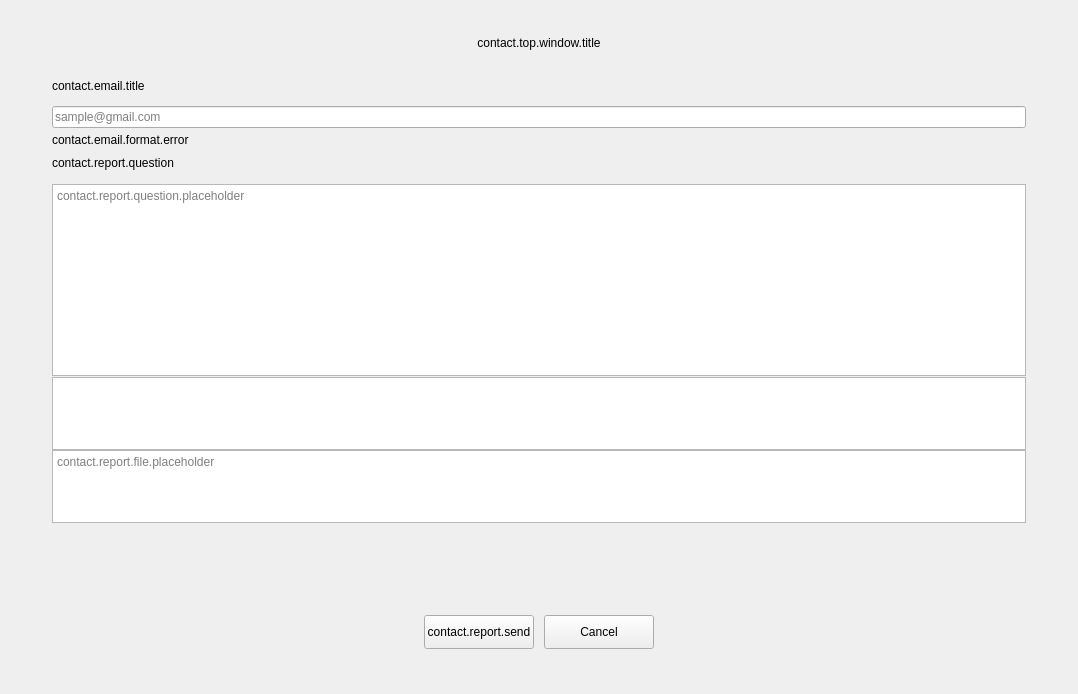
<?xml version="1.0" encoding="UTF-8"?>
<ui version="4.0">
 <class>PLSContactView</class>
 <widget class="QWidget" name="PLSContactView">
  <property name="geometry">
   <rect>
    <x>0</x>
    <y>0</y>
    <width>1078</width>
    <height>694</height>
   </rect>
  </property>
  <property name="windowTitle">
   <string>PLSContactView</string>
  </property>
  <property name="styleSheet">
   <string notr="true"/>
  </property>
  <layout class="QVBoxLayout" name="verticalLayout">
   <property name="spacing">
    <number>0</number>
   </property>
   <property name="leftMargin">
    <number>52</number>
   </property>
   <property name="topMargin">
    <number>36</number>
   </property>
   <property name="rightMargin">
    <number>52</number>
   </property>
   <property name="bottomMargin">
    <number>45</number>
   </property>
   <item>
    <widget class="QLabel" name="titleLabel">
     <property name="text">
      <string>contact.top.window.title</string>
     </property>
     <property name="alignment">
      <set>Qt::AlignCenter</set>
     </property>
    </widget>
   </item>
   <item>
    <spacer name="verticalSpacer_6">
     <property name="orientation">
      <enum>Qt::Vertical</enum>
     </property>
     <property name="sizeType">
      <enum>QSizePolicy::Fixed</enum>
     </property>
     <property name="sizeHint" stdset="0">
      <size>
       <width>20</width>
       <height>26</height>
      </size>
     </property>
    </spacer>
   </item>
   <item>
    <layout class="QHBoxLayout" name="horizontalLayout_2">
     <item>
      <widget class="QLabel" name="emailLabel">
       <property name="text">
        <string>contact.email.title</string>
       </property>
      </widget>
     </item>
     <item>
      <spacer name="horizontalSpacer_3">
       <property name="orientation">
        <enum>Qt::Horizontal</enum>
       </property>
       <property name="sizeHint" stdset="0">
        <size>
         <width>40</width>
         <height>20</height>
        </size>
       </property>
      </spacer>
     </item>
     <item>
      <widget class="QLabel" name="identificationLabel">
       <property name="text">
        <string/>
       </property>
       <property name="alignment">
        <set>Qt::AlignRight|Qt::AlignTrailing|Qt::AlignVCenter</set>
       </property>
      </widget>
     </item>
    </layout>
   </item>
   <item>
    <spacer name="verticalSpacer_5">
     <property name="orientation">
      <enum>Qt::Vertical</enum>
     </property>
     <property name="sizeType">
      <enum>QSizePolicy::Fixed</enum>
     </property>
     <property name="sizeHint" stdset="0">
      <size>
       <width>20</width>
       <height>10</height>
      </size>
     </property>
    </spacer>
   </item>
   <item>
    <widget class="QLineEdit" name="emailLineEdit">
     <property name="placeholderText">
      <string>sample@gmail.com</string>
     </property>
    </widget>
   </item>
   <item>
    <spacer name="verticalSpacer_7">
     <property name="orientation">
      <enum>Qt::Vertical</enum>
     </property>
     <property name="sizeType">
      <enum>QSizePolicy::Fixed</enum>
     </property>
     <property name="sizeHint" stdset="0">
      <size>
       <width>20</width>
       <height>5</height>
      </size>
     </property>
    </spacer>
   </item>
   <item>
    <layout class="QHBoxLayout" name="horizontalLayout_5">
     <item>
      <widget class="QLabel" name="emailTipLabel">
       <property name="text">
        <string>contact.email.format.error</string>
       </property>
      </widget>
     </item>
    </layout>
   </item>
   <item>
    <spacer name="verticalSpacer_8">
     <property name="orientation">
      <enum>Qt::Vertical</enum>
     </property>
     <property name="sizeType">
      <enum>QSizePolicy::Fixed</enum>
     </property>
     <property name="sizeHint" stdset="0">
      <size>
       <width>20</width>
       <height>5</height>
      </size>
     </property>
    </spacer>
   </item>
   <item>
    <layout class="QHBoxLayout" name="horizontalLayout_4">
     <property name="spacing">
      <number>0</number>
     </property>
     <item>
      <widget class="QLabel" name="inquiryLabel">
       <property name="text">
        <string>contact.report.question</string>
       </property>
       <property name="alignment">
        <set>Qt::AlignLeading|Qt::AlignLeft|Qt::AlignVCenter</set>
       </property>
      </widget>
     </item>
     <item>
      <spacer name="horizontalSpacer_5">
       <property name="orientation">
        <enum>Qt::Horizontal</enum>
       </property>
       <property name="sizeType">
        <enum>QSizePolicy::Fixed</enum>
       </property>
       <property name="sizeHint" stdset="0">
        <size>
         <width>8</width>
         <height>20</height>
        </size>
       </property>
      </spacer>
     </item>
     <item>
      <widget class="PLSFileButton" name="fileButton">
       <property name="sizePolicy">
        <sizepolicy hsizetype="Preferred" vsizetype="Fixed">
         <horstretch>0</horstretch>
         <verstretch>0</verstretch>
        </sizepolicy>
       </property>
       <property name="minimumSize">
        <size>
         <width>40</width>
         <height>16</height>
        </size>
       </property>
       <property name="styleSheet">
        <string notr="true"/>
       </property>
       <property name="flat">
        <bool>true</bool>
       </property>
      </widget>
     </item>
     <item>
      <spacer name="horizontalSpacer">
       <property name="orientation">
        <enum>Qt::Horizontal</enum>
       </property>
       <property name="sizeHint" stdset="0">
        <size>
         <width>40</width>
         <height>20</height>
        </size>
       </property>
      </spacer>
     </item>
    </layout>
   </item>
   <item>
    <spacer name="verticalSpacer_9">
     <property name="orientation">
      <enum>Qt::Vertical</enum>
     </property>
     <property name="sizeType">
      <enum>QSizePolicy::Fixed</enum>
     </property>
     <property name="sizeHint" stdset="0">
      <size>
       <width>20</width>
       <height>10</height>
      </size>
     </property>
    </spacer>
   </item>
   <item>
    <widget class="QTextEdit" name="textEdit">
     <property name="acceptRichText">
      <bool>false</bool>
     </property>
     <property name="placeholderText">
      <string>contact.report.question.placeholder</string>
     </property>
    </widget>
   </item>
   <item>
    <spacer name="verticalSpacer">
     <property name="orientation">
      <enum>Qt::Vertical</enum>
     </property>
     <property name="sizeType">
      <enum>QSizePolicy::Fixed</enum>
     </property>
     <property name="sizeHint" stdset="0">
      <size>
       <width>20</width>
       <height>1</height>
      </size>
     </property>
    </spacer>
   </item>
   <item>
    <widget class="QListWidget" name="tagListWidget">
     <property name="sizePolicy">
      <sizepolicy hsizetype="Expanding" vsizetype="Fixed">
       <horstretch>0</horstretch>
       <verstretch>0</verstretch>
      </sizepolicy>
     </property>
     <property name="minimumSize">
      <size>
       <width>0</width>
       <height>73</height>
      </size>
     </property>
     <property name="maximumSize">
      <size>
       <width>16777215</width>
       <height>73</height>
      </size>
     </property>
     <property name="verticalScrollBarPolicy">
      <enum>Qt::ScrollBarAsNeeded</enum>
     </property>
     <property name="horizontalScrollBarPolicy">
      <enum>Qt::ScrollBarAlwaysOff</enum>
     </property>
     <property name="verticalScrollMode">
      <enum>QAbstractItemView::ScrollPerPixel</enum>
     </property>
     <property name="movement">
      <enum>QListView::Static</enum>
     </property>
     <property name="spacing">
      <number>7</number>
     </property>
     <property name="viewMode">
      <enum>QListView::IconMode</enum>
     </property>
     <property name="wordWrap">
      <bool>false</bool>
     </property>
    </widget>
   </item>
   <item>
    <spacer name="verticalSpacer_2">
     <property name="orientation">
      <enum>Qt::Vertical</enum>
     </property>
     <property name="sizeType">
      <enum>QSizePolicy::Fixed</enum>
     </property>
     <property name="sizeHint" stdset="0">
      <size>
       <width>20</width>
       <height>0</height>
      </size>
     </property>
    </spacer>
   </item>
   <item>
    <widget class="QTextEdit" name="tagTextEdit">
     <property name="sizePolicy">
      <sizepolicy hsizetype="Expanding" vsizetype="Fixed">
       <horstretch>0</horstretch>
       <verstretch>0</verstretch>
      </sizepolicy>
     </property>
     <property name="minimumSize">
      <size>
       <width>0</width>
       <height>73</height>
      </size>
     </property>
     <property name="maximumSize">
      <size>
       <width>16777215</width>
       <height>73</height>
      </size>
     </property>
     <property name="readOnly">
      <bool>true</bool>
     </property>
     <property name="html">
      <string>&lt;!DOCTYPE HTML PUBLIC &quot;-//W3C//DTD HTML 4.0//EN&quot; &quot;http://www.w3.org/TR/REC-html40/strict.dtd&quot;&gt;
&lt;html&gt;&lt;head&gt;&lt;meta name=&quot;qrichtext&quot; content=&quot;1&quot; /&gt;&lt;style type=&quot;text/css&quot;&gt;
p, li { white-space: pre-wrap; }
&lt;/style&gt;&lt;/head&gt;&lt;body style=&quot; font-family:'SimSun'; font-size:9pt; font-weight:400; font-style:normal;&quot;&gt;
&lt;p style=&quot;-qt-paragraph-type:empty; margin-top:0px; margin-bottom:0px; margin-left:0px; margin-right:0px; -qt-block-indent:0; text-indent:0px;&quot;&gt;&lt;br /&gt;&lt;/p&gt;&lt;/body&gt;&lt;/html&gt;</string>
     </property>
     <property name="placeholderText">
      <string>contact.report.file.placeholder</string>
     </property>
    </widget>
   </item>
   <item>
    <spacer name="verticalSpacer_3">
     <property name="orientation">
      <enum>Qt::Vertical</enum>
     </property>
     <property name="sizeType">
      <enum>QSizePolicy::Fixed</enum>
     </property>
     <property name="sizeHint" stdset="0">
      <size>
       <width>20</width>
       <height>5</height>
      </size>
     </property>
    </spacer>
   </item>
   <item>
    <widget class="QLabel" name="inquryTipLabel">
     <property name="text">
      <string/>
     </property>
    </widget>
   </item>
   <item>
    <spacer name="verticalSpacer_10">
     <property name="orientation">
      <enum>Qt::Vertical</enum>
     </property>
     <property name="sizeHint" stdset="0">
      <size>
       <width>20</width>
       <height>40</height>
      </size>
     </property>
    </spacer>
   </item>
   <item>
    <layout class="QHBoxLayout" name="horizontalLayout">
     <property name="spacing">
      <number>10</number>
     </property>
     <item>
      <spacer name="horizontalSpacer_6">
       <property name="orientation">
        <enum>Qt::Horizontal</enum>
       </property>
       <property name="sizeHint" stdset="0">
        <size>
         <width>40</width>
         <height>20</height>
        </size>
       </property>
      </spacer>
     </item>
     <item>
      <widget class="QPushButton" name="sendButton">
       <property name="sizePolicy">
        <sizepolicy hsizetype="Fixed" vsizetype="Fixed">
         <horstretch>0</horstretch>
         <verstretch>0</verstretch>
        </sizepolicy>
       </property>
       <property name="minimumSize">
        <size>
         <width>110</width>
         <height>34</height>
        </size>
       </property>
       <property name="maximumSize">
        <size>
         <width>110</width>
         <height>34</height>
        </size>
       </property>
       <property name="text">
        <string>contact.report.send</string>
       </property>
      </widget>
     </item>
     <item>
      <widget class="QPushButton" name="cancelButton">
       <property name="sizePolicy">
        <sizepolicy hsizetype="Fixed" vsizetype="Fixed">
         <horstretch>0</horstretch>
         <verstretch>0</verstretch>
        </sizepolicy>
       </property>
       <property name="minimumSize">
        <size>
         <width>110</width>
         <height>34</height>
        </size>
       </property>
       <property name="maximumSize">
        <size>
         <width>110</width>
         <height>34</height>
        </size>
       </property>
       <property name="text">
        <string>Cancel</string>
       </property>
      </widget>
     </item>
     <item>
      <spacer name="horizontalSpacer_8">
       <property name="orientation">
        <enum>Qt::Horizontal</enum>
       </property>
       <property name="sizeHint" stdset="0">
        <size>
         <width>40</width>
         <height>20</height>
        </size>
       </property>
      </spacer>
     </item>
    </layout>
   </item>
  </layout>
 </widget>
 <customwidgets>
  <customwidget>
   <class>PLSFileButton</class>
   <extends>QPushButton</extends>
   <header>PLSFileButton.hpp</header>
  </customwidget>
 </customwidgets>
 <resources/>
 <connections/>
</ui>
